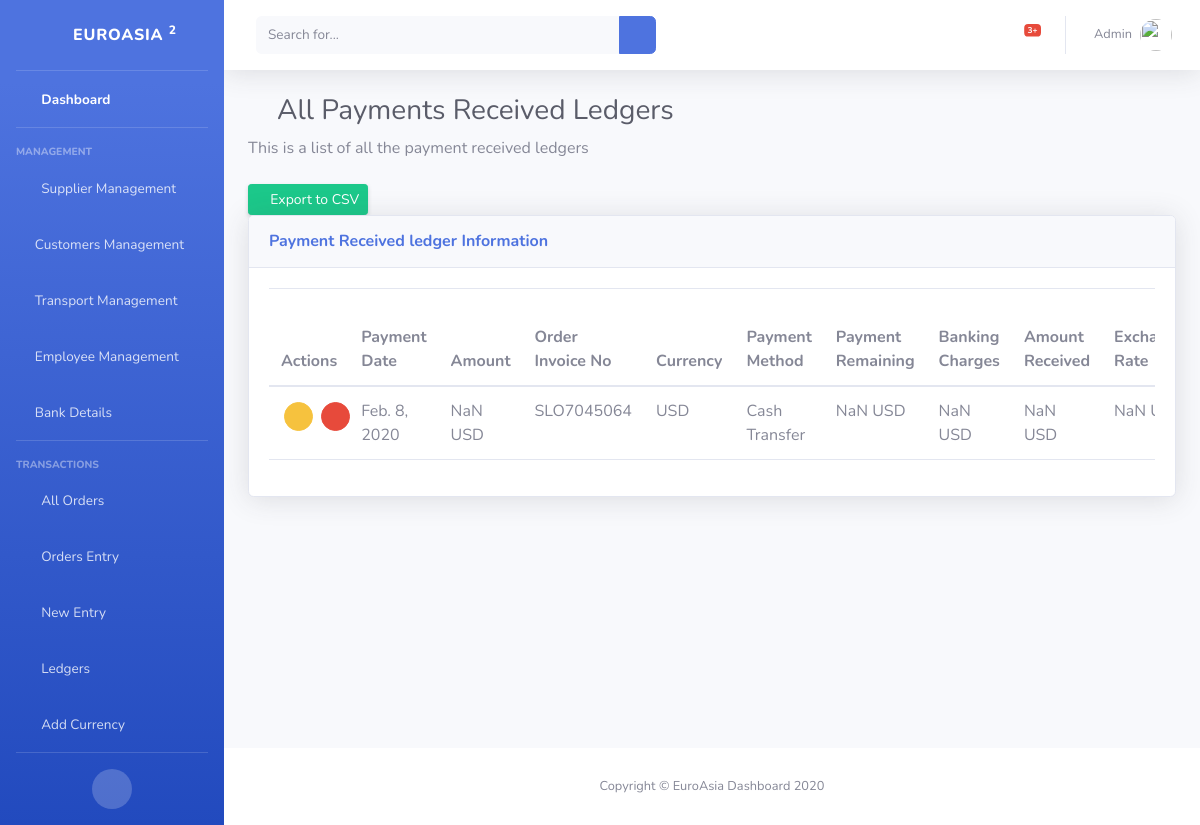
Page /payment_received_ledger/ (signed in) on the committed database.
### app/models.py (models this page shows, shortened)
class PaymentReceived(models.Model):
    order_invoice_no = models.ForeignKey(SaleOrder, related_name="payment_received", on_delete=models.CASCADE)
    payment_date = models.DateField()
    amount = models.FloatField()
    currency = models.ForeignKey(Currency, related_name="payment_received_currency", on_delete=models.CASCADE)
    bankaccount = models.ForeignKey(BankAccount, related_name="payment_received_bank_account", on_delete=models.CASCADE)
    payment_method = models.CharField(max_length=150, null=False)
    payment_remaining = models.FloatField()
    exchange_rate = models.FloatField()
    pdf_attachment_box = models.FileField(upload_to="Files", blank=True)
    notes = models.TextField(blank=True)
    banking_charges = models.FloatField()
    amount_received = models.FloatField()

class Currency(models.Model):
    currency_name = models.CharField(max_length=150, null=False)
    currency_symbol = models.CharField(max_length=150, null=False)
    abbreviation = models.CharField(max_length=150)

class SaleOrder(models.Model):
    order_invoice_no = models.CharField(max_length=300,null=False)
    order_date = models.DateField()
    customer = models.ForeignKey(Customer, related_name="sale_order", on_delete=models.CASCADE)
    customer_account_currency = models.ForeignKey(Currency, related_name="sale_order_customer_currency", on_delete=models.CASCADE)
    material = models.CharField(max_length=150, blank=True)
    purchase_order = models.ForeignKey(PurchaseOrder, related_name="sale_order_purchase_order", on_delete=models.CASCADE)
    selling_quantity = models.IntegerField(null=False)
    selling_price = models.FloatField(null=False)
    date_of_arrival = models.DateField()
    advance = models.FloatField(null=False)
    currency = models.ForeignKey(Currency, related_name="sale_order_currency", on_delete=models.CASCADE)
    payment_due_date = models.DateField()
    payment_method = models.CharField(max_length=150, null=False)
    bank_account_payment = models.ForeignKey(BankAccount, related_name="bank_account_payment_sale_order", on_delete=models.CASCADE)
    pdf_attachment_box = models.FileField(upload_to="Files", blank=True)
    notes = models.TextField(blank=True)
    exchange_rate = models.FloatField(null=False)
    total = models.FloatField(null=False)
    gross_profit = models.FloatField()
    payment_remaining = models.FloatField()
    display_name = models.TextField(null=False)
    admin_cost = models.FloatField(null=False)
    unit = models.CharField(max_length=150, null=False)
    banking_charges = models.FloatField()
    amount_received = models.FloatField()

class BankAccount(models.Model):
    bank_account_id = models.CharField(max_length=150, null=False)
    bank_account_title = models.CharField(max_length=150, null=False)
    bank_account_name = models.CharField(max_length=150, null=False)
    bank_account_address = models.TextField(null=False)
    opening_balance = models.FloatField(null=False)
    net_balance = models.FloatField()
    city = models.CharField(max_length=150, blank=True)
    country = models.CharField(max_length=150, blank=True)
    postal_code = models.CharField(max_length=150, blank=True)
    currency = models.ForeignKey(Currency, related_name="bank_account", on_delete=models.CASCADE)
    pdf_attachment_box = models.FileField(upload_to="Files", blank=True)
    notes = models.TextField(blank=True)

### app/views.py (the view)
# urls.py: url(r'^payment_received_ledger/', views.payment_received_ledger, name="payment_received_ledger"),
def payment_received_ledger(request):
    if 'logged_in' in request.session:
        payments_received = PaymentReceived.objects.all()
        return render(request, 'payment_received_ledger.html', {'payments_received':payments_received})
    else:
        return redirect('login')

### app/templates/payment_received_ledger.html (shortened to what this page needs)
{% include './includes/sidebar.html' %}
{% load static %}
<link href="{% static 'vendor/datatables/dataTables.bootstrap4.min.css' %}" rel="stylesheet">
<div class="container-fluid">
    <h1 class="h3 mb-2 text-gray-800"><i class="fas fa-sort"></i> All Payments Received Ledgers</h1>
    <p class="mb-4">This is a list of all the payment received ledgers</p>
    <a href="{% url 'export_to_csv' id=2 %}" class="d-none d-sm-inline-block btn btn-sm btn-success shadow-sm"><i class="fas fa-download fa-sm text-white-50"></i> Export to CSV</a>
    <div class="card shadow mb-4">
        <div class="card-header py-3">
            <h6 class="m-0 font-weight-bold text-primary">Payment Received ledger Information</h6>
        </div>
        <div class="card-body">
            <div class="table-responsive">
                <table class="table table-bordered" id="dataTable" width="100%" cellspacing="0">
                    <thead>
                    <tr>
                        <th>Actions</th>
                        <th>Payment Date</th>
                        <th>Amount</th>
                        <th>Order Invoice No</th>
                        <th>Currency</th>
                        <th>Payment Method</th>
                        <th>Payment Remaining</th>
                        <th>Banking Charges</th>
                        <th>Amount Received</th>
                        <th>Exchange Rate</th>
                    </tr>
                    </thead>
                    <tbody>
                    {% for payment_received in payments_received %}
                    <td style="padding:15px;">
                        <div class="row">
                            <div class="col-md-6 col-xs-6">
                                <a href="{% url 'edit_payment_received_ledger' id=payment_received.id %}" data-toggle="tooltip" title="Edit" class="btn btn-warning btn-circle btn-sm">
                                    <i class="fas fa-edit"></i>
                                </a>
                            </div>
                            <div class="col-md-6 col-xs-6">
                                <a href="{% url 'delete_payment_received' id=payment_received.id %}" data-toggle="tooltip" title="Delete"  class="btn btn-danger btn-circle btn-sm">
                                    <i class="fas fa-trash"></i>
                                </a>
                            </div>
                        </div>
                    </td>
                    <td>{{payment_received.payment_date}}</td>
                    <td><span class="round currency">{{payment_received.amount}}</span> {{payment_received.currency.abbreviation}}</td>
                    <td>{{payment_received.order_invoice_no.order_invoice_no}}</td>
                    <td>{{payment_received.currency.abbreviation}}</td>
                    <td>{{payment_received.payment_method}}</td>
                    <td><span class="round currency">{{payment_received.payment_remaining}}</span> {{payment_received.order_invoice_no.currency.abbreviation}}</td>
                    <td><span class="round currency">{{payment_received.banking_charges}}</span> {{payment_received.bankaccount.currency.abbreviation}}</td>
                    <td><span class="round currency">{{payment_received.amount_received}}</span> {{payment_received.order_invoice_no.currency.abbreviation}}</td>
                    <td><span class="round currency">{{payment_received.exchange_rate}}</span> {{payment_received.order_invoice_no.currency.abbreviation}}</td>
                    {% endfor %}
                    </tbody>
                </table>
            </div>
        </div>
    </div>
</div>
</div>
<footer class="sticky-footer bg-white">
    <div class="container my-auto">
        <div class="copyright text-center my-auto">
            <span>Copyright &copy; EuroAsia Dashboard 2020</span>
        </div>
    </div>
</footer>
</div>
</div>
</body>
</html>

### app/templates/payment_received_ledger.html (style rules this page uses)
table { border-left:none !important; border-right:none !important; }
th { border-left:none !important; border-right:none !important; }
tbody { border-left:none !important; border-right:none !important; }
tbody td { border-left:none !important; border-right:none !important; }

### rows in the picture
PaymentReceived: payment_date "Feb. 8, 2020", currency.abbreviation "USD", order_invoice_no.order_invoice_no "SLO7045064", payment_method "Cash Transfer", order_invoice_no.currency.abbreviation "USD", bankaccount.currency.abbreviation "USD"
